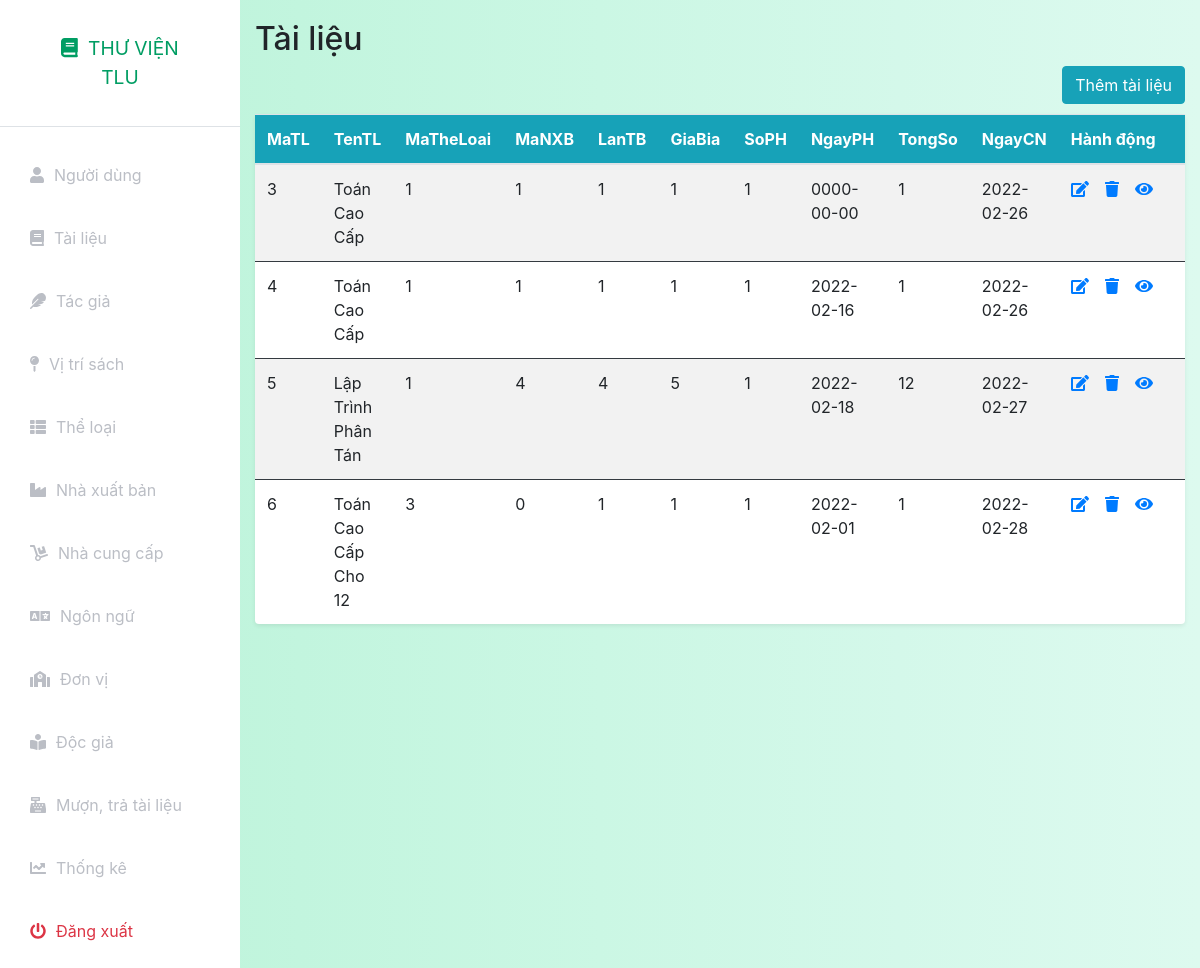
The app's page /index.php?controller=document&action=index (signed in) with its own data.
### tables this page shows
CREATE TABLE `tailieu` (
  `MaTL` int(11) NOT NULL,
  `TenTL` text NOT NULL,
  `MaTheLoai` int(11) DEFAULT NULL,
  `MaDV` int(11) DEFAULT NULL,
  `MaTG` int(11) DEFAULT NULL,
  `MaNXB` int(11) DEFAULT NULL,
  `NamXB` int(11) DEFAULT NULL,
  `MaNgonNgu` int(11) DEFAULT NULL,
  `NoiDung` text DEFAULT NULL,
  `SoTrang` int(11) DEFAULT NULL,
  `KhoGiay` varchar(22) DEFAULT NULL,
  `LanTB` int(11) DEFAULT NULL,
  `GiaBia` int(11) DEFAULT NULL,
  `SoPH` int(11) DEFAULT NULL,
  `NgayPH` date DEFAULT NULL,
  `TongSo` int(11) DEFAULT NULL,
  `MaVT` int(11) DEFAULT NULL,
  `NgayCN` date DEFAULT NULL,
  `status` int(11) NOT NULL DEFAULT 1
);

### config.php (called while the page is built, shortened)
<?php
function getalldata($query)
{
    global $connect;
    $result=mysqli_query($connect,$query);
    if(mysqli_num_rows($result)>0)
        return mysqli_fetch_all($result,MYSQLI_ASSOC);
    else
        return false;
}
?>

### models/Document.php (called while the page is built, shortened)
<?php
include_once('./config.php');
class Document
{
    public static function index()
    {
        $query = "select * from tailieu";
        $data = getalldata($query);
        return $data;
    }
}

### views/document/index.php (the view)
<div class="container-fluid" style="padding-top:20px">
    <h2>Tài liệu</h2>
    <table class="table table-striped bg-white rounded shadow-sm  table-hover">
        <div class="d-grid gap-2 d-md-flex justify-content-md-end">
            <a name="" id="" class="btn btn-info" href="index.php?controller=document&action=add" role="button" style="margin-bottom:10px">Thêm tài liệu</a>
        </div>
        <thead class="bg-info text-white">
            <tr class="border-dark">
                <th>MaTL</th>
                <th>TenTL</th>
                <th>MaTheLoai</th>
                <th>MaNXB</th>
                <th>LanTB</th>
                <th>GiaBia</th>
                <th>SoPH</th>
                <th>NgayPH</th>
                <th>TongSo</th>
                <th>NgayCN</th>
                <th style="width: 23%;">Hành động</th>
            </tr>
        </thead>
        <tbody>
            <?php
            if (isset($data) && is_array($data)) {
                foreach ($data as $document) {
                    if ($document['status'] == 1) {
                        echo "<tr>";
                        echo "<td class=\"border-dark\" scope=\"row\">" . $document['MaTL'] . "</td>";
                        echo "<td class=\"border-dark\" scope=\"row\">" . $document['TenTL'] . "</td>";
                        echo "<td class=\"border-dark\">" . $document['MaTheLoai'] . "</td>";
                        echo "<td class=\"border-dark\">" . $document['MaNXB'] . "</td>";
                        echo "<td class=\"border-dark\">" . $document['LanTB'] . "</td>";
                        echo "<td class=\"border-dark\">" . $document['GiaBia'] . "</td>";
                        echo "<td class=\"border-dark\">" . $document['SoPH'] . "</td>";
                        echo "<td class=\"border-dark\">" . $document['NgayPH'] . "</td>";
                        echo "<td class=\"border-dark\">" . $document['TongSo'] . "</td>";
                        echo "<td class=\"border-dark\">" . $document['NgayCN'] . "</td>";
                        echo '<td class="border-dark">';
                        echo '<a href="index.php?controller=document&action=edit&MaTL=' . $document['MaTL'] . '"><i class="fas fa-edit"></i></a>';
                        echo '<a class="ml-3" onclick="return confirm(\'Bạn có muốn xóa tài khoản này không?\')" href="index.php?controller=document&action=delete&MaTL=' . $document['MaTL'] . '"><i class="fas fa-trash"></i></a>';
                        echo '<a class="ml-3" onclick="return " href="#' . $document['MaTL'] . '"><i class="fas fa-eye"></i></a>';
                        echo "</tr>";
                    }
                }
            }
            ?>
    </table>
</div>

### assets/css/styles.css (style rules this page uses)
:root { --main-bg-color: #009d63; --main-text-color: #009d63; --second-text-color: #bbbec5; --second-bg-color: #c1efde; }

### records on screen
tailieu: MaTL "3", TenTL "Toán Cao Cấp", MaTheLoai "1", MaNXB "1", LanTB "1", GiaBia "1", SoPH "1", NgayPH "0000-00-00", TongSo "1", NgayCN "2022-02-26"
tailieu: MaTL "4", TenTL "Toán Cao Cấp", MaTheLoai "1", MaNXB "1", LanTB "1", GiaBia "1", SoPH "1", NgayPH "2022-02-16", TongSo "1", NgayCN "2022-02-26"
tailieu: MaTL "5", TenTL "Lập Trình Phân Tán", MaTheLoai "1", MaNXB "4", LanTB "4", GiaBia "5", SoPH "1", NgayPH "2022-02-18", TongSo "12", NgayCN "2022-02-27"
tailieu: MaTL "6", TenTL "Toán Cao Cấp Cho 12", MaTheLoai "3", MaNXB "0", LanTB "1", GiaBia "1", SoPH "1", NgayPH "2022-02-01", TongSo "1", NgayCN "2022-02-28"
